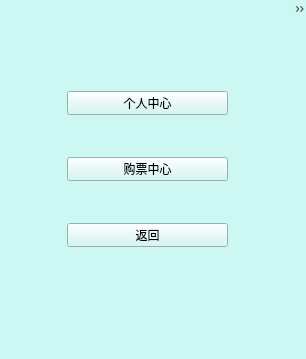
<?xml version="1.0" encoding="UTF-8"?>
<ui version="4.0">
 <class>Menu</class>
 <widget class="QMainWindow" name="Menu">
  <property name="geometry">
   <rect>
    <x>0</x>
    <y>0</y>
    <width>306</width>
    <height>359</height>
   </rect>
  </property>
  <property name="windowTitle">
   <string>乘客主页</string>
  </property>
  <property name="windowIcon">
   <iconset theme="QIcon::ThemeIcon::AddressBookNew"/>
  </property>
  <property name="styleSheet">
   <string notr="true">background-color: rgb(204, 247, 243);</string>
  </property>
  <widget class="QWidget" name="centralwidget">
   <widget class="QPushButton" name="booking">
    <property name="geometry">
     <rect>
      <x>67</x>
      <y>138</y>
      <width>161</width>
      <height>24</height>
     </rect>
    </property>
    <property name="text">
     <string>购票中心</string>
    </property>
   </widget>
   <widget class="QPushButton" name="back1">
    <property name="geometry">
     <rect>
      <x>67</x>
      <y>204</y>
      <width>161</width>
      <height>24</height>
     </rect>
    </property>
    <property name="text">
     <string>返回</string>
    </property>
   </widget>
   <widget class="QPushButton" name="my">
    <property name="geometry">
     <rect>
      <x>67</x>
      <y>72</y>
      <width>161</width>
      <height>24</height>
     </rect>
    </property>
    <property name="text">
     <string>个人中心</string>
    </property>
   </widget>
  </widget>
  <widget class="QMenuBar" name="menubar">
   <property name="geometry">
    <rect>
     <x>0</x>
     <y>0</y>
     <width>306</width>
     <height>22</height>
    </rect>
   </property>
   <widget class="QMenu" name="menutabwidget_setStyleSheet_QTabWidget_pane_border_0">
    <property name="title">
     <string>tabwidget.setStyleSheet(&quot;QTabWidget::pane { border: 0; }&quot;)</string>
    </property>
   </widget>
   <addaction name="menutabwidget_setStyleSheet_QTabWidget_pane_border_0"/>
  </widget>
  <widget class="QStatusBar" name="statusbar"/>
 </widget>
 <resources/>
 <connections/>
</ui>
